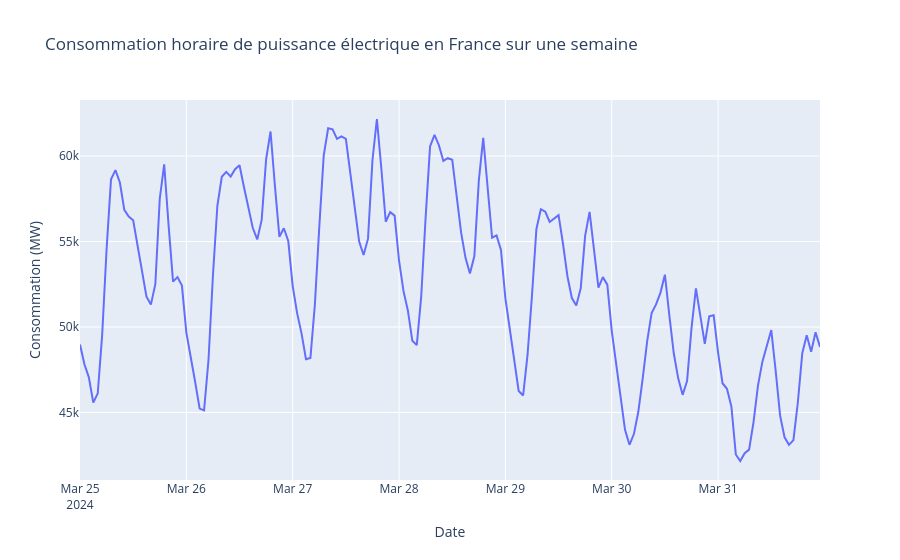

Here is the notebook cell this chart was saved with:
### Code cell
mask_week = (df['week'] == 13) & (df['year'] == 2024)
fig = px.line(df[mask_week], x='end_date', y='value', title="Consommation horaire de puissance électrique en France sur une semaine",
    labels={'end_date': 'Date', 'value': 'Consommation (MW)'})
fig.show()

### Figure 1 — Plotly figure (JSON) as saved in the notebook; plotly's stock layout.template omitted (floating-point values rounded to 4 significant figures; data arrays with more than 128 entries replaced by an {"elided": "..."} marker saying what was removed)
{"data": [{"hovertemplate": "Date=%{x}<br>Consommation (MW)=%{y}<extra></extra>", "legendgroup": "", "line": {"color": "#636efa", "dash": "solid"}, "marker": {"symbol": "circle"}, "mode": "lines", "name": "", "orientation": "v", "showlegend": false, "type": "scatter", "x": {"elided": "168 str values"}, "xaxis": "x", "y": {"elided": "168 float values"}, "yaxis": "y"}], "layout": {"legend": {"tracegroupgap": 0}, "title": {"text": "Consommation horaire de puissance électrique en France sur une semaine"}, "xaxis": {"anchor": "y", "domain": [0, 1], "title": {"text": "Date"}}, "yaxis": {"anchor": "x", "domain": [0, 1], "title": {"text": "Consommation (MW)"}}}}
